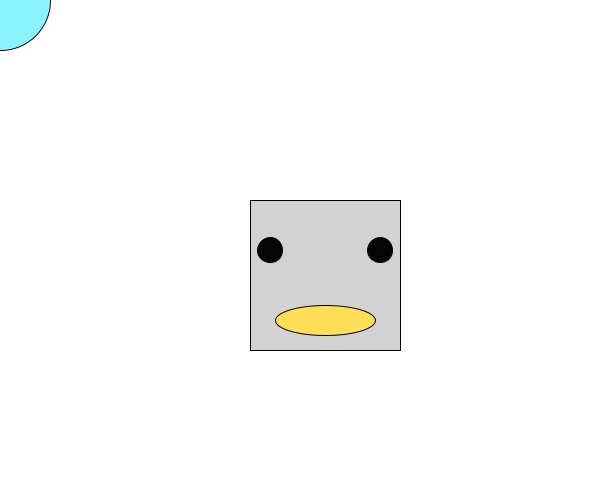
Frame 1 (no input)
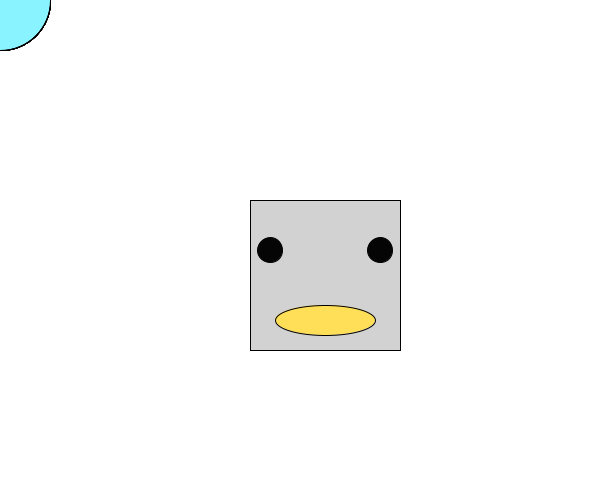
Frame 60 (the mouse pressed at the canvas centre just before this capture)
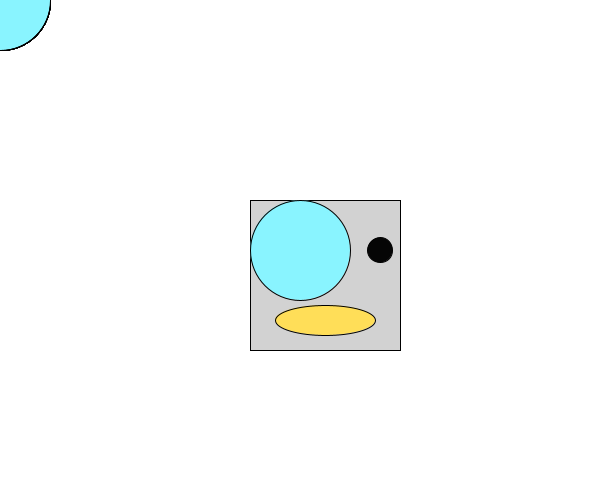
Frame 120 (the mouse held since frame 60 and released just before this capture)

The Processing sketch that drew these frames (run headless with seeded random() and noise(); from frame 60 on, the mouse is pressed at the canvas centre):

// Processing sketch: sketch2_mouse
// ── sketch2_mouse.pde
void setup() {
  background(255);
  size(600, 500);
}

void draw() {
  fill(210);
  rect(250,200,150,150);
  fill(5);
  ellipse(270,250,25,25);
  ellipse(380,250,25,25);
  fill(#FFDE58);
  ellipse(325,320,100,30);
  fill(#89F4FF);
  ellipse (mouseX, mouseY, 100, 100);
}
